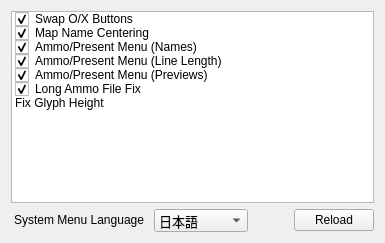
     <widget class="QWidget" name="tabHacks">
      <attribute name="title">
       <string>Hacks</string>
      </attribute>
      <layout class="QVBoxLayout" name="verticalLayout_2">
       <item>
        <widget class="QListWidget" name="lstHacks">
         <property name="locale">
          <locale language="English" country="UnitedStates"/>
         </property>
         <property name="editTriggers">
          <set>QAbstractItemView::EditKeyPressed</set>
         </property>
         <property name="viewMode">
          <enum>QListView::ListMode</enum>
         </property>
         <property name="sortingEnabled">
          <bool>false</bool>
         </property>
         <item>
          <property name="text">
           <string>Swap O/X Buttons</string>
          </property>
          <property name="checkState">
           <enum>Checked</enum>
          </property>
         </item>
         <item>
          <property name="text">
           <string>Map Name Centering</string>
          </property>
          <property name="checkState">
           <enum>Checked</enum>
          </property>
         </item>
         <item>
          <property name="text">
           <string>Ammo/Present Menu (Names)</string>
          </property>
          <property name="checkState">
           <enum>Checked</enum>
          </property>
         </item>
         <item>
          <property name="text">
           <string>Ammo/Present Menu (Line Length)</string>
          </property>
          <property name="checkState">
           <enum>Checked</enum>
          </property>
         </item>
         <item>
          <property name="text">
           <string>Ammo/Present Menu (Previews)</string>
          </property>
          <property name="checkState">
           <enum>Checked</enum>
          </property>
         </item>
         <item>
          <property name="text">
           <string>Long Ammo File Fix</string>
          </property>
          <property name="checkState">
           <enum>Checked</enum>
          </property>
         </item>
         <item>
          <property name="text">
           <string>Fix Glyph Height</string>
          </property>
          <property name="checkState">
           <enum>Unchecked</enum>
          </property>
         </item>
        </widget>
       </item>
       <item>
        <layout class="QHBoxLayout" name="horizontalLayout_2">
         <item>
          <widget class="QLabel" name="label_12">
           <property name="sizePolicy">
            <sizepolicy hsizetype="Preferred" vsizetype="Preferred">
             <horstretch>0</horstretch>
             <verstretch>0</verstretch>
            </sizepolicy>
           </property>
           <property name="styleSheet">
            <string notr="true">margin-bottom: 1px;</string>
           </property>
           <property name="text">
            <string>System Menu Language</string>
           </property>
          </widget>
         </item>
         <item>
          <widget class="QComboBox" name="cboHackLang">
           <property name="font">
            <font>
             <family>MS Shell Dlg 2</family>
             <pointsize>10</pointsize>
             <weight>50</weight>
             <bold>false</bold>
             <stylestrategy>PreferDefault</stylestrategy>
             <kerning>true</kerning>
            </font>
           </property>
           <item>
            <property name="text">
             <string>日本語</string>
            </property>
           </item>
           <item>
            <property name="text">
             <string>English</string>
            </property>
           </item>
           <item>
            <property name="text">
             <string>Français</string>
            </property>
           </item>
           <item>
            <property name="text">
             <string>Español</string>
            </property>
           </item>
           <item>
            <property name="text">
             <string>Deutsch</string>
            </property>
           </item>
           <item>
            <property name="text">
             <string>Italiano</string>
            </property>
           </item>
           <item>
            <property name="text">
             <string>Nederlands</string>
            </property>
           </item>
           <item>
            <property name="text">
             <string>Português</string>
            </property>
           </item>
           <item>
            <property name="text">
             <string>Русский</string>
            </property>
           </item>
           <item>
            <property name="text">
             <string>한국어</string>
            </property>
           </item>
           <item>
            <property name="text">
             <string>繁體中文</string>
            </property>
           </item>
           <item>
            <property name="text">
             <string>简体中文</string>
            </property>
           </item>
          </widget>
         </item>
         <item>
          <spacer name="horizontalSpacer_3">
           <property name="orientation">
            <enum>Qt::Horizontal</enum>
           </property>
           <property name="sizeHint" stdset="0">
            <size>
             <width>40</width>
             <height>20</height>
            </size>
           </property>
          </spacer>
         </item>
         <item>
          <widget class="QPushButton" name="btnReloadHacks">
           <property name="text">
            <string>Reload</string>
           </property>
           <property name="icon">
            <iconset resource="../res/icons.qrc">
             <normaloff>:/arrow_refresh.png</normaloff>:/arrow_refresh.png</iconset>
           </property>
          </widget>
         </item>
        </layout>
       </item>
      </layout>
     </widget>
